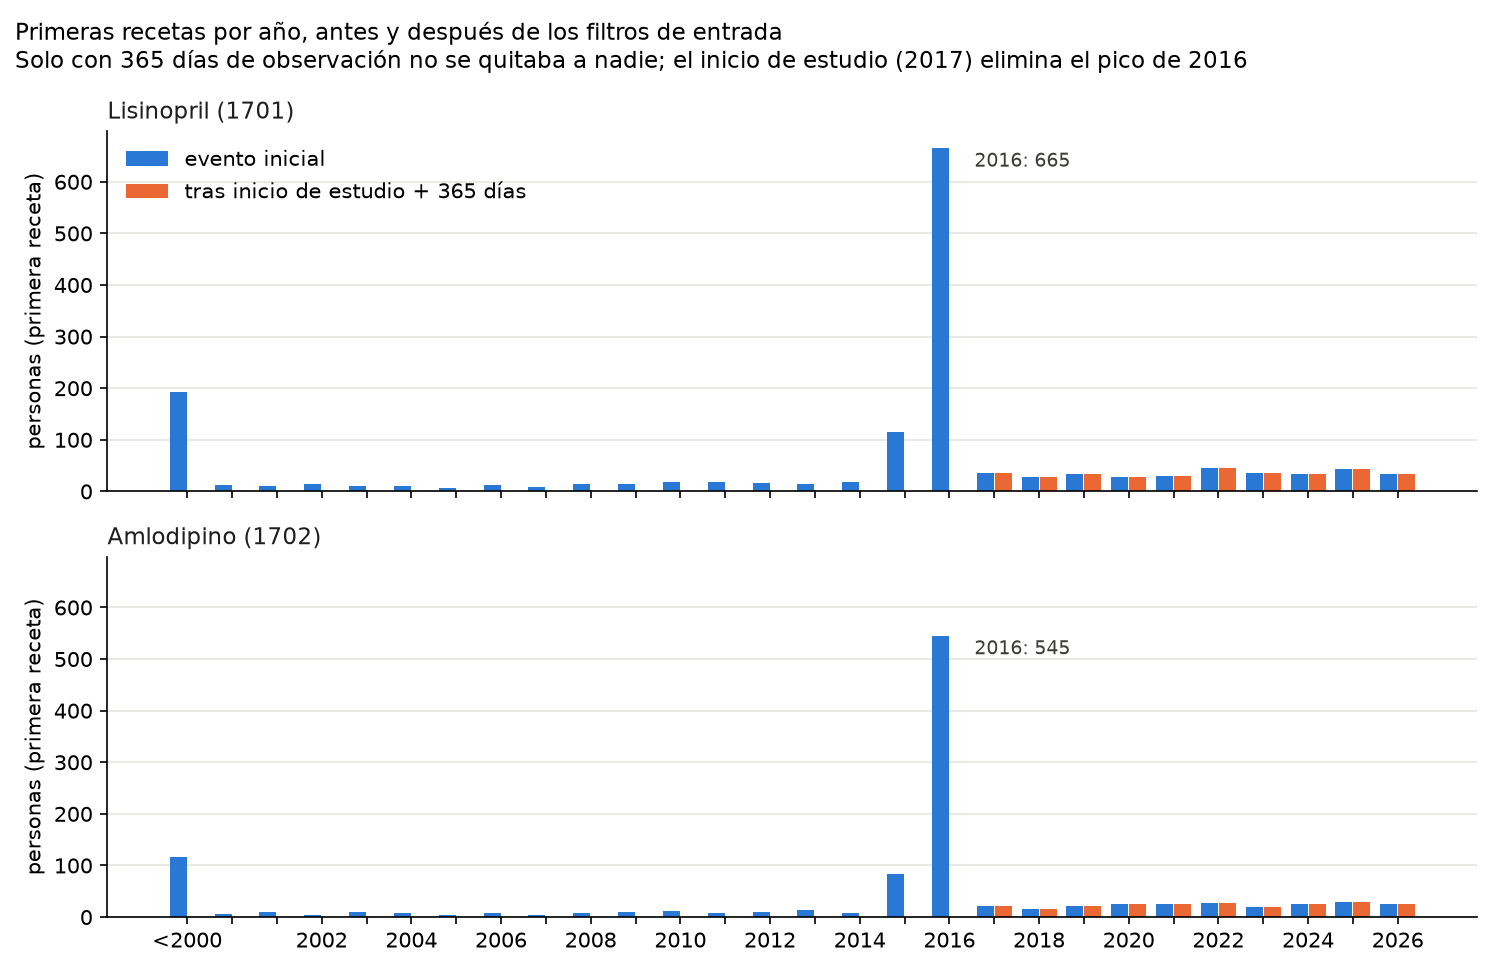

The Python source for this figure:
"""Lab 17, actividad 3b/3c: primeras recetas por año, antes y después de los
filtros de entrada (trampa 2 del enunciado): inicio de estudio 2017-01-01
(decisión 9) + 365 días de observación previa. Solo cohortes principales
1701/1702; la sensibilidad 1711/1712 es igual al evento inicial.

No repite la definición de la cohorte: lee de cohorte_definicion.sql el bloque
de CTE (entre «-- [INICIO cohorte]» y «-- [CONTEO]») y le añade su propio SELECT.
Solo lectura: no modifica la base. Guarda figura_primeras_recetas.png aquí.

Uso (desde la raíz del repo):
    s17-cohortes-omop-sql/tu-entrega/.venv/bin/python \
        s17-cohortes-omop-sql/tu-entrega/figura_primeras_recetas.py
"""
import re
from pathlib import Path

import matplotlib
matplotlib.use("Agg")  # sin ventana: solo guarda el PNG
import matplotlib.pyplot as plt
import pandas as pd
from dotenv import dotenv_values
from sqlalchemy import create_engine

AQUI = Path(__file__).resolve().parent
ENV = dotenv_values(AQUI.parents[1] / "s12-omop-cdm-introduccion" / "tu-entrega" / ".env")

# Los CTE de la cohorte, tal cual están en el SQL (desde «WITH» hasta [CONTEO]).
sql = (AQUI / "cohorte_definicion.sql").read_text(encoding="utf-8")
bloque = sql.split("-- [INICIO cohorte]")[1].split("-- [CONTEO]")[0]
# Empieza en la línea que es SOLO «WITH»: buscar el texto a secas lo
# encontraría antes, dentro de un comentario («una sentencia WITH que…»).
ctes = bloque[re.search(r"^WITH$", bloque, flags=re.MULTILINE).start():]
# Se quitan los comentarios «-- …» antes de enviar el SQL: el driver
# (psycopg2) lee «%» como marca de parámetro, y un comentario como «77.3 %»
# rompería la consulta. El SQL de la cohorte no tiene «--» dentro de textos.
ctes = re.sub(r"--[^\n]*", "", ctes)

# Años antes de 2000 se agrupan: son pocos por año y alargarían el eje sin
# cambiar la lectura (el corte es de presentación, no de la cohorte).
SQL = ctes + """
, por_anio AS (
    SELECT 'evento inicial' AS serie, cohort_definition_id, fecha_indice FROM evento_inicial
    UNION ALL
    SELECT 'tras inicio de estudio + 365 días', cohort_definition_id, fecha_indice FROM obs_previa
)
SELECT serie, cohort_definition_id,
       greatest(extract(year FROM fecha_indice)::int, 1999) AS anio,
       count(*) AS personas
FROM por_anio
WHERE cohort_definition_id IN (1701, 1702)
GROUP BY 1, 2, 3 ORDER BY 1, 2, 3
"""

motor = create_engine(
    f"postgresql+psycopg2://{ENV['POSTGRES_USER']}:{ENV['POSTGRES_PASSWORD']}"
    f"@localhost:{ENV.get('POSTGRES_PORT', '5433')}/{ENV['POSTGRES_DB']}",
    connect_args={"options": "-c default_transaction_read_only=on"},  # garantía de solo lectura
)
datos = pd.read_sql(SQL, motor)

# Controles: las cifras del SQL (actividades 2b, 3a y 3c). Si cambian, se
# detiene en vez de dibujar una figura distinta a la del reporte.
ANTES, DESPUES = "evento inicial", "tras inicio de estudio + 365 días"
tot = datos.groupby(["serie", "cohort_definition_id"])["personas"].sum().to_dict()
assert tot == {(ANTES, 1701): 1522, (ANTES, 1702): 1104,
               (DESPUES, 1701): 346, (DESPUES, 1702): 238}, tot
pico = datos.query("serie == @ANTES and anio == 2016").set_index("cohort_definition_id")["personas"]
assert pico.to_dict() == {1701: 665, 1702: 545}, pico.to_dict()
assert datos.query("serie == @DESPUES and anio < 2017").empty  # el filtro no deja índices previos

# --- figura: dos paneles (uno por cohorte), barras agrupadas antes/después
COLOR = {ANTES: "#2a78d6", DESPUES: "#eb6834"}  # slots 1-2 de la paleta
TITULO = {1701: "Lisinopril (1701)", 1702: "Amlodipino (1702)"}
anios = list(range(1999, 2027))
# años pares rotulados; 2000 se omite para que no choque con «<2000»
etiquetas = ["<2000" if a == 1999 else (str(a) if a % 2 == 0 and a != 2000 else "") for a in anios]

fig, ejes = plt.subplots(2, 1, figsize=(10, 6.5), sharex=True, sharey=True)
for eje, cid in zip(ejes, [1701, 1702]):
    for k, serie in enumerate(COLOR):
        s = (datos.query("serie == @serie and cohort_definition_id == @cid")
             .set_index("anio")["personas"].reindex(anios, fill_value=0))
        x = [i + (k - 0.5) * 0.4 for i in range(len(anios))]
        eje.bar(x, s.values, width=0.38, color=COLOR[serie], label=serie)
    n2016 = int(pico[cid])
    eje.annotate(f"2016: {n2016}", xy=(anios.index(2016), n2016), xytext=(12, -2),
                 textcoords="offset points", fontsize=9, color="#3d3d3a", va="top")
    eje.set_title(TITULO[cid], loc="left", fontsize=11, color="#1f1f1e")
    eje.set_ylabel("personas (primera receta)")
    eje.grid(axis="y", color="#e6e5e0", linewidth=0.8)
    eje.set_axisbelow(True)
    for lado in ("top", "right"):
        eje.spines[lado].set_visible(False)
ejes[1].set_xticks(range(len(anios)), etiquetas)
ejes[0].legend(frameon=False, loc="upper left")
fig.suptitle("Primeras recetas por año, antes y después de los filtros de entrada\n"
             "Solo con 365 días de observación no se quitaba a nadie; el inicio de estudio (2017) elimina el pico de 2016",
             x=0.01, ha="left", fontsize=11)
fig.tight_layout()
fig.savefig(AQUI / "figura_primeras_recetas.png", dpi=150)
print("guardada:", AQUI / "figura_primeras_recetas.png")
